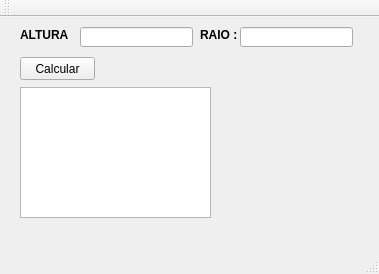
<?xml version="1.0" encoding="UTF-8"?>
<ui version="4.0">
 <class>MainWindow</class>
 <widget class="QMainWindow" name="MainWindow">
  <property name="geometry">
   <rect>
    <x>0</x>
    <y>0</y>
    <width>379</width>
    <height>274</height>
   </rect>
  </property>
  <property name="windowTitle">
   <string>PROJETO CLASSE CONE</string>
  </property>
  <widget class="QWidget" name="centralWidget">
   <widget class="QLabel" name="label">
    <property name="geometry">
     <rect>
      <x>20</x>
      <y>10</y>
      <width>51</width>
      <height>16</height>
     </rect>
    </property>
    <property name="font">
     <font>
      <weight>75</weight>
      <bold>true</bold>
     </font>
    </property>
    <property name="text">
     <string>ALTURA : </string>
    </property>
   </widget>
   <widget class="QLabel" name="label_2">
    <property name="geometry">
     <rect>
      <x>200</x>
      <y>10</y>
      <width>47</width>
      <height>16</height>
     </rect>
    </property>
    <property name="font">
     <font>
      <weight>75</weight>
      <bold>true</bold>
     </font>
    </property>
    <property name="text">
     <string>RAIO : </string>
    </property>
   </widget>
   <widget class="QLineEdit" name="lineEditAltura">
    <property name="geometry">
     <rect>
      <x>80</x>
      <y>10</y>
      <width>113</width>
      <height>20</height>
     </rect>
    </property>
   </widget>
   <widget class="QLineEdit" name="lineEditRaio">
    <property name="geometry">
     <rect>
      <x>240</x>
      <y>10</y>
      <width>113</width>
      <height>20</height>
     </rect>
    </property>
   </widget>
   <widget class="QPushButton" name="pushButtonCalcular">
    <property name="geometry">
     <rect>
      <x>20</x>
      <y>40</y>
      <width>75</width>
      <height>23</height>
     </rect>
    </property>
    <property name="text">
     <string>Calcular</string>
    </property>
   </widget>
   <widget class="QTextEdit" name="textEdit">
    <property name="geometry">
     <rect>
      <x>20</x>
      <y>70</y>
      <width>191</width>
      <height>131</height>
     </rect>
    </property>
   </widget>
  </widget>
  <widget class="QMenuBar" name="menuBar">
   <property name="geometry">
    <rect>
     <x>0</x>
     <y>0</y>
     <width>379</width>
     <height>21</height>
    </rect>
   </property>
  </widget>
  <widget class="QToolBar" name="mainToolBar">
   <attribute name="toolBarArea">
    <enum>TopToolBarArea</enum>
   </attribute>
   <attribute name="toolBarBreak">
    <bool>false</bool>
   </attribute>
  </widget>
  <widget class="QStatusBar" name="statusBar"/>
 </widget>
 <layoutdefault spacing="6" margin="11"/>
 <resources/>
 <connections/>
</ui>
